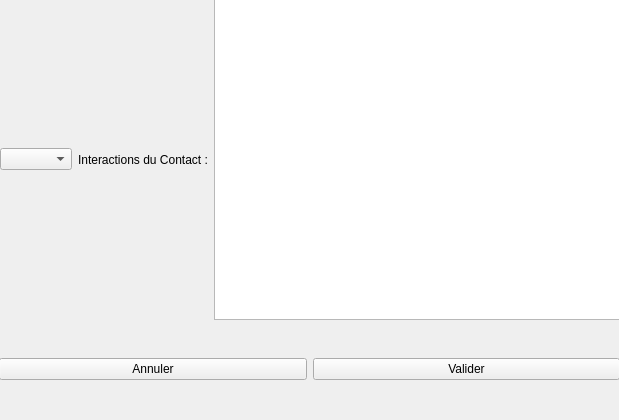
<?xml version="1.0" encoding="UTF-8"?>
<ui version="4.0">
 <class>WidgetVoirInteraction</class>
 <widget class="QWidget" name="WidgetVoirInteraction">
  <property name="geometry">
   <rect>
    <x>0</x>
    <y>0</y>
    <width>619</width>
    <height>420</height>
   </rect>
  </property>
  <property name="windowTitle">
   <string>Form</string>
  </property>
  <property name="styleSheet">
   <string notr="true"/>
  </property>
  <widget class="QWidget" name="horizontalLayoutWidget">
   <property name="geometry">
    <rect>
     <x>0</x>
     <y>-1</y>
     <width>621</width>
     <height>321</height>
    </rect>
   </property>
   <layout class="QHBoxLayout" name="horizontalLayout">
    <item>
     <layout class="QHBoxLayout" name="horizontalLayout_2">
      <item>
       <widget class="QComboBox" name="listContacts"/>
      </item>
     </layout>
    </item>
    <item>
     <layout class="QHBoxLayout" name="horizontalLayout_3">
      <item>
       <widget class="QLabel" name="label">
        <property name="text">
         <string>Interactions du Contact :</string>
        </property>
       </widget>
      </item>
      <item>
       <widget class="QPlainTextEdit" name="plainTextEdit"/>
      </item>
     </layout>
    </item>
   </layout>
  </widget>
  <widget class="QWidget" name="horizontalLayoutWidget_4">
   <property name="geometry">
    <rect>
     <x>-1</x>
     <y>319</y>
     <width>621</width>
     <height>101</height>
    </rect>
   </property>
   <layout class="QHBoxLayout" name="horizontalLayout_4">
    <item>
     <widget class="QPushButton" name="bAnnuler">
      <property name="text">
       <string>Annuler</string>
      </property>
     </widget>
    </item>
    <item>
     <widget class="QPushButton" name="bValider">
      <property name="text">
       <string>Valider</string>
      </property>
     </widget>
    </item>
   </layout>
  </widget>
 </widget>
 <resources/>
 <connections/>
</ui>
